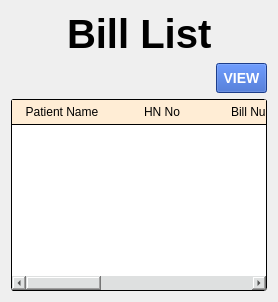
                 <widget class="QWidget" name="bill_list_page">
                  <layout class="QVBoxLayout" name="verticalLayout_69">
                   <item>
                    <layout class="QHBoxLayout" name="horizontalLayout_146">
                     <item>
                      <spacer name="horizontalSpacer_163">
                       <property name="orientation">
                        <enum>Qt::Horizontal</enum>
                       </property>
                       <property name="sizeHint" stdset="0">
                        <size>
                         <width>40</width>
                         <height>20</height>
                        </size>
                       </property>
                      </spacer>
                     </item>
                     <item>
                      <widget class="QLabel" name="label_95">
                       <property name="styleSheet">
                        <string notr="true">font: 30pt;
font-weight: bold;</string>
                       </property>
                       <property name="text">
                        <string>Bill List</string>
                       </property>
                      </widget>
                     </item>
                     <item>
                      <spacer name="horizontalSpacer_164">
                       <property name="orientation">
                        <enum>Qt::Horizontal</enum>
                       </property>
                       <property name="sizeHint" stdset="0">
                        <size>
                         <width>40</width>
                         <height>20</height>
                        </size>
                       </property>
                      </spacer>
                     </item>
                    </layout>
                   </item>
                   <item>
                    <layout class="QHBoxLayout" name="horizontalLayout_147">
                     <item>
                      <spacer name="horizontalSpacer_165">
                       <property name="orientation">
                        <enum>Qt::Horizontal</enum>
                       </property>
                       <property name="sizeHint" stdset="0">
                        <size>
                         <width>40</width>
                         <height>20</height>
                        </size>
                       </property>
                      </spacer>
                     </item>
                     <item>
                      <widget class="QPushButton" name="doctor_view_bill_button">
                       <property name="styleSheet">
                        <string notr="true">QPushButton#doctor_view_bill_button {
	background-color: rgb(39, 86, 193);
	color: white;
	padding: 6px;
    font: bold 14px;
}
QPushButton#doctor_view_bill_button:hover {
    background-color: black;
	color: white;
    border-style: inset;
}</string>
                       </property>
                       <property name="text">
                        <string>VIEW</string>
                       </property>
                      </widget>
                     </item>
                    </layout>
                   </item>
                   <item>
                    <widget class="QTableWidget" name="doctor_bill_list_table">
                     <property name="styleSheet">
                      <string notr="true">QScrollBar{
	background-color: rgb(222, 224, 224);
}
QTableWidget{
	background-color: rgb(255, 255, 255);
	border-radius: 3px;
	border: 1px solid black;
}

QHeaderView::section{
	background-color: rgb(255, 237, 213);
	border: none;
	border-bottom: 1px solid black;
	padding: 3px 5px;
}

QHeaderView::item{
	border-bottom: 1px solid black;
	background-color: rgb(255, 255, 246);
	text-align: left;
	padding-left: 3px;
}


</string>
                     </property>
                     <attribute name="horizontalHeaderStretchLastSection">
                      <bool>true</bool>
                     </attribute>
                     <attribute name="verticalHeaderVisible">
                      <bool>false</bool>
                     </attribute>
                     <column>
                      <property name="text">
                       <string>Patient Name</string>
                      </property>
                     </column>
                     <column>
                      <property name="text">
                       <string>HN No</string>
                      </property>
                     </column>
                     <column>
                      <property name="text">
                       <string>Bill Number</string>
                      </property>
                     </column>
                     <column>
                      <property name="text">
                       <string>Bill Date</string>
                      </property>
                     </column>
                     <column>
                      <property name="text">
                       <string>Total</string>
                      </property>
                     </column>
                     <column>
                      <property name="text">
                       <string>Status</string>
                      </property>
                     </column>
                    </widget>
                   </item>
                  </layout>
                 </widget>
